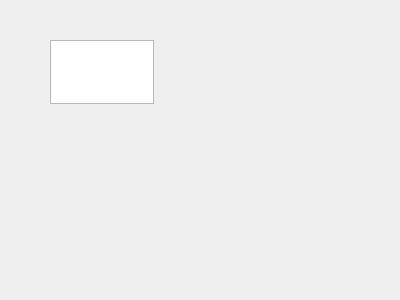
<?xml version="1.0" encoding="UTF-8"?>
<ui version="4.0">
 <class>Form</class>
 <widget class="QWidget" name="Form">
  <property name="geometry">
   <rect>
    <x>0</x>
    <y>0</y>
    <width>400</width>
    <height>300</height>
   </rect>
  </property>
  <property name="windowTitle">
   <string>Form</string>
  </property>
  <widget class="QTextEdit" name="textEdit">
   <property name="geometry">
    <rect>
     <x>50</x>
     <y>40</y>
     <width>104</width>
     <height>64</height>
    </rect>
   </property>
  </widget>
 </widget>
 <resources/>
 <connections/>
</ui>
